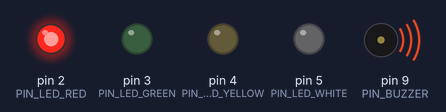
Bench run of a sketch on a simulated Arduino Uno, built with avr-gcc and run on an emulated ATmega328P. Shown: output pins drawn as LEDs (lit = HIGH), buzzer (waves = sounding). What the sketch prints to the serial monitor is not drawn.

Above: at 0.23 s.
At 10.3 s:
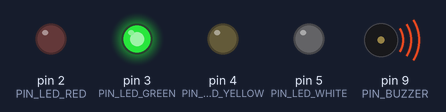
At 14.53 s:
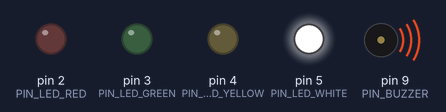
At 14.98 s:
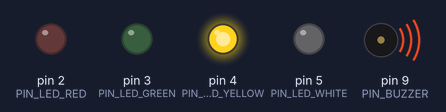
At 19.7 s:
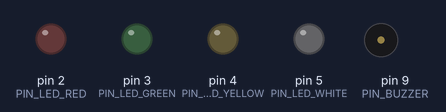
Timing chart, 0 to 40.0 s (numbered marks = the images above):
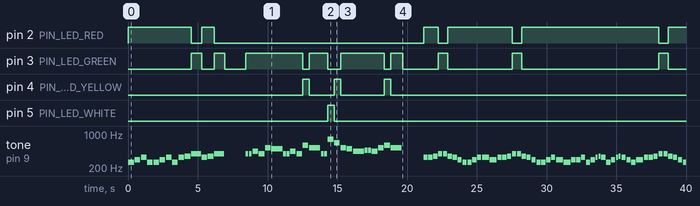

The sketch:

level2-modular.ino
```cpp
// =============================================================
//  Musical LED Visualizer — Level 2: Modular Architecture
//
//  Author  : Regis Tsafack
//  Target  : Arduino Uno / Nano (ATmega328P)
//  Created : 2026
//
//  Description:
//    Same behaviour as Level 1, but the code is now split into
//    dedicated modules. This file only orchestrates — it does
//    not contain any hardware logic itself.
//
//  New embedded concepts:
//    - Header files (.h) and implementation files (.cpp)
//    - Include guards (#ifndef / #define / #endif)
//    - Module separation and single responsibility
//    - #define constants for pins and durations
//    - extern declarations for shared data
// =============================================================

#include "melody.h"   // Note struct, MELODY[], MELODY_LENGTH
#include "sound.h"    // soundInit(), soundPlayNote()
#include "led.h"      // ledInit(), ledSetForFrequency(), ledAllOff()


// ─── PLAYLIST ────────────────────────────────────────────────
//
//  A pointer array — each entry points to one melody in memory.
//  To add or remove a song: edit only this section.
//
//  EMBEDDED CONCEPT — array of pointers:
//    Instead of copying data, we store addresses.
//    Each "const Note*" is just a memory address (2 bytes on AVR)
//    pointing to the actual array stored in Flash.

const Note* PLAYLIST[] = { FRERE_JACQUES,        HAPPY_BIRTHDAY,       ODE_TO_JOY,       TETRIS_THEME,      MARIO_THEME       };
const int   LENGTHS[]  = { FRERE_JACQUES_LENGTH,  HAPPY_BIRTHDAY_LENGTH, ODE_TO_JOY_LENGTH, TETRIS_THEME_LENGTH, MARIO_THEME_LENGTH };
const char* NAMES[]    = { "Frere Jacques",       "Happy Birthday",      "Ode to Joy",      "Tetris Theme",    "Mario Theme"     };

const int PLAYLIST_SIZE = sizeof(PLAYLIST) / sizeof(PLAYLIST[0]);


// ─── SETUP ───────────────────────────────────────────────────
//
//  Notice how clean this is compared to Level 1.
//  setup() no longer knows about pin numbers or hardware
//  details — it just tells each module to initialise itself.

void setup() {
  soundInit();
  ledInit();

  Serial.begin(9600);
  Serial.println("=== Musical LED Visualizer — Level 2 ===");
  Serial.print(PLAYLIST_SIZE);
  Serial.println(" songs in playlist");
}


// ─── LOOP ────────────────────────────────────────────────────
//
//  The main loop is also much cleaner: for each note, tell the
//  LED module which frequency is playing, then tell the sound
//  module to play it. No hardware details here at all.

void loop() {
  for (int song = 0; song < PLAYLIST_SIZE; song++) {

    const Note* melody = PLAYLIST[song];
    int         length = LENGTHS[song];

    Serial.print("▶ Now playing: ");
    Serial.println(NAMES[song]);

    for (int i = 0; i < length; i++) {
      ledSetForFrequency(melody[i].frequency);
      soundPlayNote(melody[i].frequency, melody[i].duration);
      ledAllOff();
    }

    Serial.println("■ Done.\n");
    delay(1500);  // pause between songs
  }
  // loop() restarts automatically → playlist repeats
}
```

led.cpp
```cpp
// =============================================================
//  led.cpp — LED module implementation
// =============================================================

#include "led.h"
#include "Arduino.h"


void ledInit() {
  pinMode(PIN_LED_RED,    OUTPUT);
  pinMode(PIN_LED_GREEN,  OUTPUT);
  pinMode(PIN_LED_YELLOW, OUTPUT);
  pinMode(PIN_LED_WHITE,  OUTPUT);

  ledAllOff();


}


void ledAllOff() {
  digitalWrite(PIN_LED_RED,    LOW);
  digitalWrite(PIN_LED_GREEN,  LOW);
  digitalWrite(PIN_LED_YELLOW, LOW);
  digitalWrite(PIN_LED_WHITE,  LOW);

}


void ledSetForFrequency(int freq) {
  ledAllOff();

  if (freq < 350) {
    digitalWrite(PIN_LED_RED,    HIGH);  // bass register
  } else if (freq < 550) {
    digitalWrite(PIN_LED_GREEN,  HIGH);  // mid register
  } else if (freq <= 700) {
    digitalWrite(PIN_LED_YELLOW, HIGH);  // treble register
  } else {
    digitalWrite(PIN_LED_WHITE,  HIGH);  // very high register
  }

}
```

led.h
```cpp
#ifndef LED_H
#define LED_H

// =============================================================
//  led.h — LED module interface
//
//  Public contract for everything related to the LEDs.
//  sound.cpp and led.cpp are completely independent — neither
//  includes the other. The main file orchestrates both.
// =============================================================

#define PIN_LED_RED     2
#define PIN_LED_GREEN   3
#define PIN_LED_YELLOW  4
#define PIN_LED_WHITE   5


// ─── PUBLIC FUNCTIONS ────────────────────────────────────────

/**
 * Configure all LED pins as OUTPUT and turn them all off.
 * Must be called once in setup().
 */
void ledInit();

/**
 * Turn off all LEDs.
 * Always call this before lighting a new one — ensures a clean
 * known state before any GPIO transition.
 */
void ledAllOff();

/**
 * Light the LED that matches the given frequency range.
 * Turns off all other LEDs first.
 *
 * Mapping:
 *   freq < 350          → Red    (bass)
 *   350 <= freq < 550   → Green  (mid)
 *   550 <= freq <= 700  → Yellow (treble)
 *   freq > 700          → White  (very high)
 *
 * @param freq  Frequency of the current note in Hz
 */
void ledSetForFrequency(int freq);


#endif // LED_H
```

melody.h
```cpp
#ifndef MELODY_H
#define MELODY_H

// =============================================================
//  melody.h — Note definitions and melody storage
//
//  This header is the single source of truth for all musical
//  data. Any file that needs notes or the melody simply does:
//    #include "melody.h"
// =============================================================


// ─── NOTE STRUCTURE ──────────────────────────────────────────
//
//  Defined here (not in main) so every module can use it.
//  sound.cpp needs it to call tone(), led.cpp needs the
//  frequency to pick the right LED.

struct Note {
  int frequency;  // Hz  — pitch of the note
  int duration;   // ms  — how long to play it
};


// ─── FREQUENCY REFERENCE ─────────────────────────────────────
//
//  Standard equal-temperament, A4 = 440 Hz.
//  Use these constants instead of raw numbers in your melody.

#define NOTE_C4  262
#define NOTE_D4  294
#define NOTE_E4  330
#define NOTE_F4  349
#define NOTE_G4  392
#define NOTE_A4  440
#define NOTE_B4  494
#define NOTE_C5  523

#define NOTE_D5   587
#define NOTE_E5   659
#define NOTE_F5   698
#define NOTE_G5   784
#define NOTE_A5   880
#define NOTE_Bb4  466

#define NOTE_REST  0    // silence — no frequency
#define NOTE_E4    330


// ─── DURATION HELPERS ────────────────────────────────────────
//
//  At ~75 BPM, one beat = 800 ms.
//  These make the melody array much more readable.

#define BEAT_QUARTER  400   // one beat   — standard note
#define BEAT_HALF     700   // held note  — twice as long
#define BEAT_EIGHTH   200   // short note — half a beat


// ─── MELODY ──────────────────────────────────────────────────
//
//  "Frere Jacques" — declared extern so it lives in one place
//  (melody.h) and is shared across all files that include it.
//
//  EMBEDDED NOTE — "extern const":
//    "extern" tells the compiler: "this array is defined
//    somewhere else, just trust it exists."
//    The actual memory allocation happens in melody.h itself
//    (below the extern declaration) using the inline definition.
//    This avoids the multiple-definition linker error you would
//    get if you put a full array definition in a .h file that
//    is included by several .cpp files.

const Note FRERE_JACQUES[] = {
  // Phrase 1: C D E C  |  C D E C
  {NOTE_C4, BEAT_QUARTER},
  {NOTE_D4, BEAT_QUARTER},
  {NOTE_E4, BEAT_QUARTER},
  {NOTE_C4, BEAT_QUARTER},
  {NOTE_C4, BEAT_QUARTER},
  {NOTE_D4, BEAT_QUARTER},
  {NOTE_E4, BEAT_QUARTER},
  {NOTE_C4, BEAT_QUARTER},
  // Phrase 2: E F G(long)  |  E F G(long)
  {NOTE_E4, BEAT_QUARTER},
  {NOTE_F4, BEAT_QUARTER},
  {NOTE_G4, BEAT_HALF},
  {NOTE_E4, BEAT_QUARTER},
  {NOTE_F4, BEAT_QUARTER},
  {NOTE_G4, BEAT_HALF},
};

const int FRERE_JACQUES_LENGTH = sizeof(FRERE_JACQUES) / sizeof(FRERE_JACQUES[0]);


// =============================================================
//  SONG 1 — Happy Birthday to You
//  Key: G major | Time: 3/4
// =============================================================
const Note HAPPY_BIRTHDAY[] = {

  // "Happy Birth - day  to    you"
  {NOTE_G4,  200},
  {NOTE_G4,  200},
  {NOTE_A4,  400},
  {NOTE_G4,  400},
  {NOTE_C5,  400},
  {NOTE_B4,  800},

  // "Happy Birth - day  to    you"
  {NOTE_G4,  200},
  {NOTE_G4,  200},
  {NOTE_A4,  400},
  {NOTE_G4,  400},
  {NOTE_D5,  400},
  {NOTE_C5,  800},

  // "Happy Birth - day  dear  [name]..."
  {NOTE_G4,  200},
  {NOTE_G4,  200},
  {NOTE_G5,  400},
  {NOTE_E5,  400},
  {NOTE_C5,  400},
  {NOTE_B4,  400},
  {NOTE_A4,  800},

  // "Happy Birth - day  to    you"
  {NOTE_Bb4, 200},
  {NOTE_Bb4, 200},
  {NOTE_A4,  400},
  {NOTE_C5,  400},
  {NOTE_D5,  400},
  {NOTE_C5,  800},
};
const int HAPPY_BIRTHDAY_LENGTH = sizeof(HAPPY_BIRTHDAY) / sizeof(HAPPY_BIRTHDAY[0]);


// =============================================================
//  SONG 2 — Ode to Joy (Beethoven — Symphony No. 9, 4th mvt)
//  Key: C major | Time: 4/4
//  Public domain — composed 1824
// =============================================================
const Note ODE_TO_JOY[] = {

  // Phrase 1
  {NOTE_E4,  300},
  {NOTE_E4,  300},
  {NOTE_F4,  300},
  {NOTE_G4,  300},
  {NOTE_G4,  300},
  {NOTE_F4,  300},
  {NOTE_E4,  300},
  {NOTE_D4,  300},
  {NOTE_C4,  300},
  {NOTE_C4,  300},
  {NOTE_D4,  300},
  {NOTE_E4,  300},
  {NOTE_E4,  500},   // held
  {NOTE_D4,  500},   // held

  // Phrase 2 (same, different ending)
  {NOTE_E4,  300},
  {NOTE_E4,  300},
  {NOTE_F4,  300},
  {NOTE_G4,  300},
  {NOTE_G4,  300},
  {NOTE_F4,  300},
  {NOTE_E4,  300},
  {NOTE_D4,  300},
  {NOTE_C4,  300},
  {NOTE_C4,  300},
  {NOTE_D4,  300},
  {NOTE_E4,  300},
  {NOTE_D4,  500},   // held
  {NOTE_C4,  500},   // held

  // Phrase 3
  {NOTE_D4,  300},
  {NOTE_D4,  300},
  {NOTE_E4,  300},
  {NOTE_C4,  300},
  {NOTE_D4,  300},
  {NOTE_E4,  150},
  {NOTE_F4,  150},
  {NOTE_E4,  300},
  {NOTE_C4,  300},
  {NOTE_D4,  300},
  {NOTE_E4,  150},
  {NOTE_F4,  150},
  {NOTE_E4,  300},
  {NOTE_D4,  300},
  {NOTE_C4,  300},
  {NOTE_D4,  500},   // held

  // Phrase 4 (reprise of phrase 1)
  {NOTE_E4,  300},
  {NOTE_E4,  300},
  {NOTE_F4,  300},
  {NOTE_G4,  300},
  {NOTE_G4,  300},
  {NOTE_F4,  300},
  {NOTE_E4,  300},
  {NOTE_D4,  300},
  {NOTE_C4,  300},
  {NOTE_C4,  300},
  {NOTE_D4,  300},
  {NOTE_E4,  300},
  {NOTE_D4,  500},   // held
  {NOTE_C4,  500},   // held
};
const int ODE_TO_JOY_LENGTH = sizeof(ODE_TO_JOY) / sizeof(ODE_TO_JOY[0]);


// =============================================================
//  SONG 3 — Tetris Theme (Korobeiniki)
//  Russian folk song — public domain
//  One of the most recognised melodies in the world.
// =============================================================
const Note TETRIS_THEME[] = {

  // Main phrase A
  {NOTE_E5,  300},
  {NOTE_B4,  150},
  {NOTE_C5,  150},
  {NOTE_D5,  300},
  {NOTE_C5,  150},
  {NOTE_B4,  150},
  {NOTE_A4,  300},
  {NOTE_A4,  150},
  {NOTE_C5,  150},
  {NOTE_E5,  300},
  {NOTE_D5,  150},
  {NOTE_C5,  150},
  {NOTE_B4,  450},   // held
  {NOTE_C5,  150},
  {NOTE_D5,  300},
  {NOTE_E5,  300},
  {NOTE_C5,  300},
  {NOTE_A4,  300},
  {NOTE_A4,  500},   // held

  // Main phrase B
  {NOTE_D5,  300},
  {NOTE_F5,  150},
  {NOTE_A5,  300},   //
  {NOTE_G5,  150},
  {NOTE_F5,  150},
  {NOTE_E5,  450},   // held
  {NOTE_C5,  150},
  {NOTE_E5,  300},
  {NOTE_D5,  150},
  {NOTE_C5,  150},
  {NOTE_B4,  300},
  {NOTE_B4,  150},
  {NOTE_C5,  150},
  {NOTE_D5,  300},
  {NOTE_E5,  300},
  {NOTE_C5,  300},
  {NOTE_A4,  300},
  {NOTE_A4,  400},   // held
};
const int TETRIS_THEME_LENGTH = sizeof(TETRIS_THEME) / sizeof(TETRIS_THEME[0]);

// =============================================================
//  SONG 4 — Super Mario Bros. Overworld Theme
//  Composer: Koji Kondo (Nintendo, 1985)
// =============================================================
const Note MARIO_THEME[] = {
  // Opening motif
  {NOTE_E5,  150},
  {NOTE_E5,  150},
  {NOTE_REST,150},
  {NOTE_E5,  150},
  {NOTE_REST,150},
  {NOTE_C5,  150},
  {NOTE_E5,  300},
  {NOTE_G5,  300},
  {NOTE_REST,300},
  {NOTE_G4,  300},
  {NOTE_REST,300},

  // Main melody
  {NOTE_C5,  300},
  {NOTE_REST,150},
  {NOTE_G4,  300},
  {NOTE_REST,150},
  {NOTE_E4,  300},
  {NOTE_REST,150},
  {NOTE_A4,  300},
  {NOTE_B4,  300},
  {NOTE_Bb4, 150},
  {NOTE_A4,  300},
  {NOTE_G4,  200},
  {NOTE_E5,  200},
  {NOTE_G5,  200},
  {NOTE_A5,  300},
  {NOTE_F5,  150},
  {NOTE_G5,  150},
  {NOTE_REST,150},
  {NOTE_E5,  300},
  {NOTE_C5,  150},
  {NOTE_D5,  150},
  {NOTE_B4,  300},
};
const int MARIO_THEME_LENGTH = sizeof(MARIO_THEME) / sizeof(MARIO_THEME[0]);


#endif // MELODY_H
```

sound.cpp
```cpp
// =============================================================
//  sound.cpp — Buzzer module implementation
//
//  YOUR TASK: implement the three functions below.
//  Each function has a description, hints, and the Arduino
//  functions you are allowed to use.
//
//  DO NOT change the function signatures — they must match
//  exactly what sound.h declares, otherwise the linker will
//  throw an error.
// =============================================================

#include "melody.h"
#include "sound.h"
#include "Arduino.h"   // gives access to pinMode, tone, noTone, delay


// ─── TASK 1 ──────────────────────────────────────────────────
//
//  soundInit()
//
//    Configure PIN_BUZZER as an output using pinMode().
//    Make sure no sound is playing at startup using noTone().

void soundInit() {
  pinMode(PIN_BUZZER, OUTPUT);

  noTone(PIN_BUZZER);                    // PWM:  buzzer off


}


// ─── TASK 2 ──────────────────────────────────────────────────
//
//  soundPlay(int freq)
//    Start generating a square wave at the given frequency
//    on PIN_BUZZER. The sound should keep playing until
//    soundStop() is called — do NOT add any delay here.
//
//  Arduino functions to use:
//    tone(pin, frequency)

void soundPlay(int freq) {
  tone(PIN_BUZZER, freq);

}


// ─── TASK 3 ──────────────────────────────────────────────────
//
//  soundStop()
//    Stop any sound currently playing on PIN_BUZZER.
//
//  Arduino functions to use:
//    noTone(pin)

void soundStop() {
  noTone(PIN_BUZZER);                    // PWM:  buzzer off

}


// ─── TASK 4 ──────────────────────────────────────────────────
//
//  soundPlayNote(int freq, int duration)
//
//  What to do:
//    1. Call soundPlay() to start the sound
//    2. Wait for 'duration' milliseconds using delay()
//    3. Call soundStop() to end the sound
//    4. Wait 50 ms of silence (articulation gap between notes)

void soundPlayNote(int freq, int duration) {
  if (freq == NOTE_REST) {
    delay(duration);   // silence — just wait, no buzzer
  } else {
    soundPlay(freq);
    delay(duration);
    soundStop();
  }
  delay(50);
}
```

sound.h
```cpp
#ifndef SOUND_H
#define SOUND_H

// =============================================================
//  sound.h — Buzzer module interface
//
//  This header is the PUBLIC CONTRACT of the sound module.
//  It declares WHAT the module can do, without revealing HOW.
//  Any file that needs sound just does: #include "sound.h"
//
//  EMBEDDED CONCEPT — Header / Implementation split:
//    .h  = declaration  → what exists, what it takes, what it returns
//    .cpp = definition  → the actual code that runs on the MCU
//
//  This mirrors how professional firmware drivers are structured:
//    uart.h   → API (what you call)
//    uart.cpp → driver implementation (how it works)
// =============================================================

#define PIN_BUZZER 9  // Must be a PWM pin — tone() uses Timer2


// ─── PUBLIC FUNCTIONS ────────────────────────────────────────
//
//  These are the only functions other modules are allowed to
//  call. Everything else stays private inside sound.cpp.

/**
 * Configure the buzzer pin as OUTPUT.
 * Must be called once in setup() before any sound is played.
 */
void soundInit();

/**
 * Start playing a frequency on the buzzer (non-blocking call).
 * The sound continues until soundStop() is called.
 *
 * @param freq  Frequency in Hz (e.g. 440 for A4)
 */
void soundPlay(int freq);

/**
 * Stop any sound currently playing on the buzzer.
 */
void soundStop();

/**
 * Play a complete note: sound ON for duration ms, then OFF.
 * Includes a short silence gap after the note for articulation.
 * This call BLOCKS for (duration + 50) ms total.
 *
 * @param freq      Frequency in Hz
 * @param duration  Duration in ms
 */
void soundPlayNote(int freq, int duration);


#endif // SOUND_H
```

Measured:
- by itself, pin 2 (PIN_LED_RED): LOW → HIGH at 0.03 s, → LOW 4.5 s later, → HIGH 0.75 s later, → LOW 0.90 s later, … (11 changes in this stretch)
- by itself, pin 3 (PIN_LED_GREEN): LOW → HIGH at 4.5 s, → LOW 0.75 s later, → HIGH 0.90 s later, → LOW 0.75 s later, … (18 changes in this stretch)
- by itself, pin 4 (PIN_LED_YELLOW): goes HIGH 0.45 s, LOW 1.8 s, HIGH 0.45 s, LOW 3.2 s, HIGH 0.45 s, then LOW
- by itself, pin 5 (PIN_LED_WHITE): LOW → HIGH at 14.3 s, → LOW 0.45 s later
- by itself, tone on pin 9 (PIN_BUZZER): plays 262 Hz for 0.40 s, 294 Hz for 0.40 s, 330 Hz for 0.40 s, 262 Hz for 0.40 s, 262 Hz for 0.40 s, 294 Hz for 0.40 s … (92 notes in this stretch)
